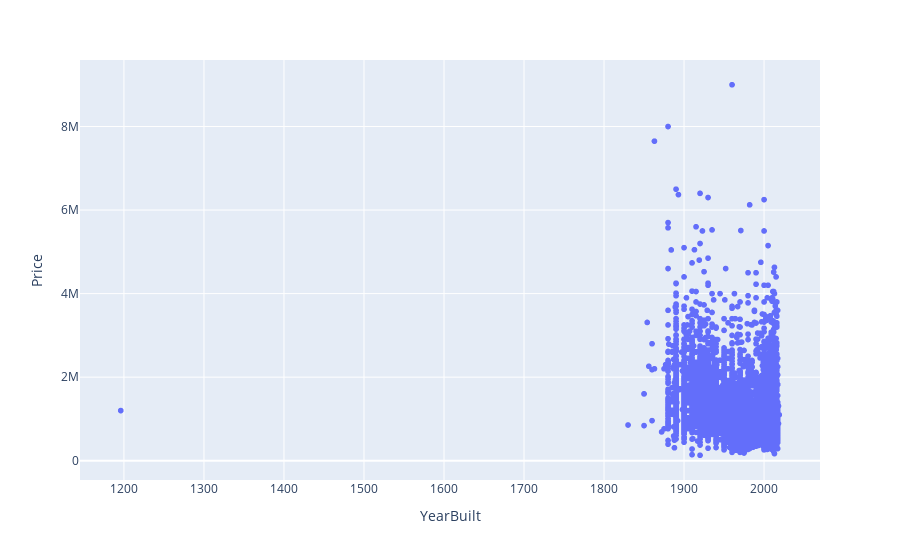

The cell this chart's notebook holds for it:
### Markdown cell above
Viewing the colomns with NAN

### Code cell
fig = px.scatter(data_rmv_nan, x='YearBuilt', y='Price')
fig.show()

### Figure 1 — Plotly figure (JSON) as saved in the notebook; plotly's stock layout.template omitted (floating-point values rounded to 4 significant figures; data arrays with more than 128 entries replaced by an {"elided": "..."} marker saying what was removed)
{"data": [{"hovertemplate": "YearBuilt=%{x}<br>Price=%{y}<extra></extra>", "legendgroup": "", "marker": {"color": "#636efa", "symbol": "circle"}, "mode": "markers", "name": "", "showlegend": false, "type": "scattergl", "x": {"elided": "8887 int values"}, "xaxis": "x", "y": {"elided": "8887 int values"}, "yaxis": "y"}], "layout": {"legend": {"tracegroupgap": 0}, "margin": {"t": 60}, "xaxis": {"anchor": "y", "domain": [0, 1], "title": {"text": "YearBuilt"}}, "yaxis": {"anchor": "x", "domain": [0, 1], "title": {"text": "Price"}}}}
